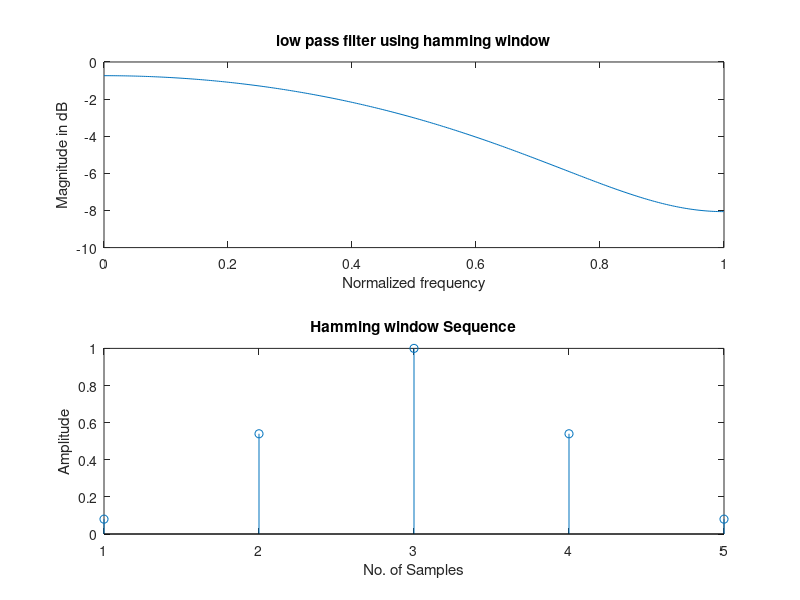

The MATLAB script that drew this image:
clc;
clear all;
close all;
wc=0.5*pi;
N = input('Enter the value of N=');
alpha = (N-1)/2;
eps = 0.001;
n = 0:1:N-1;
hd = sin(wc*(n-alpha+eps))./(pi*(n-alpha+eps));
wr = hamming(N);
hn = hd.*wr';
w = 0:0.01:pi;
h = freqz(hn,1,w);
subplot(2,1,1);
plot(w/pi,10*log10(abs(h)));
title('low pass filter using hamming window');
xlabel('Normalized frequency');
ylabel('Magnitude in dB');
subplot(2,1,2);
stem(wr);
title('Hamming window Sequence');
xlabel('No. of Samples');
ylabel('Amplitude');

